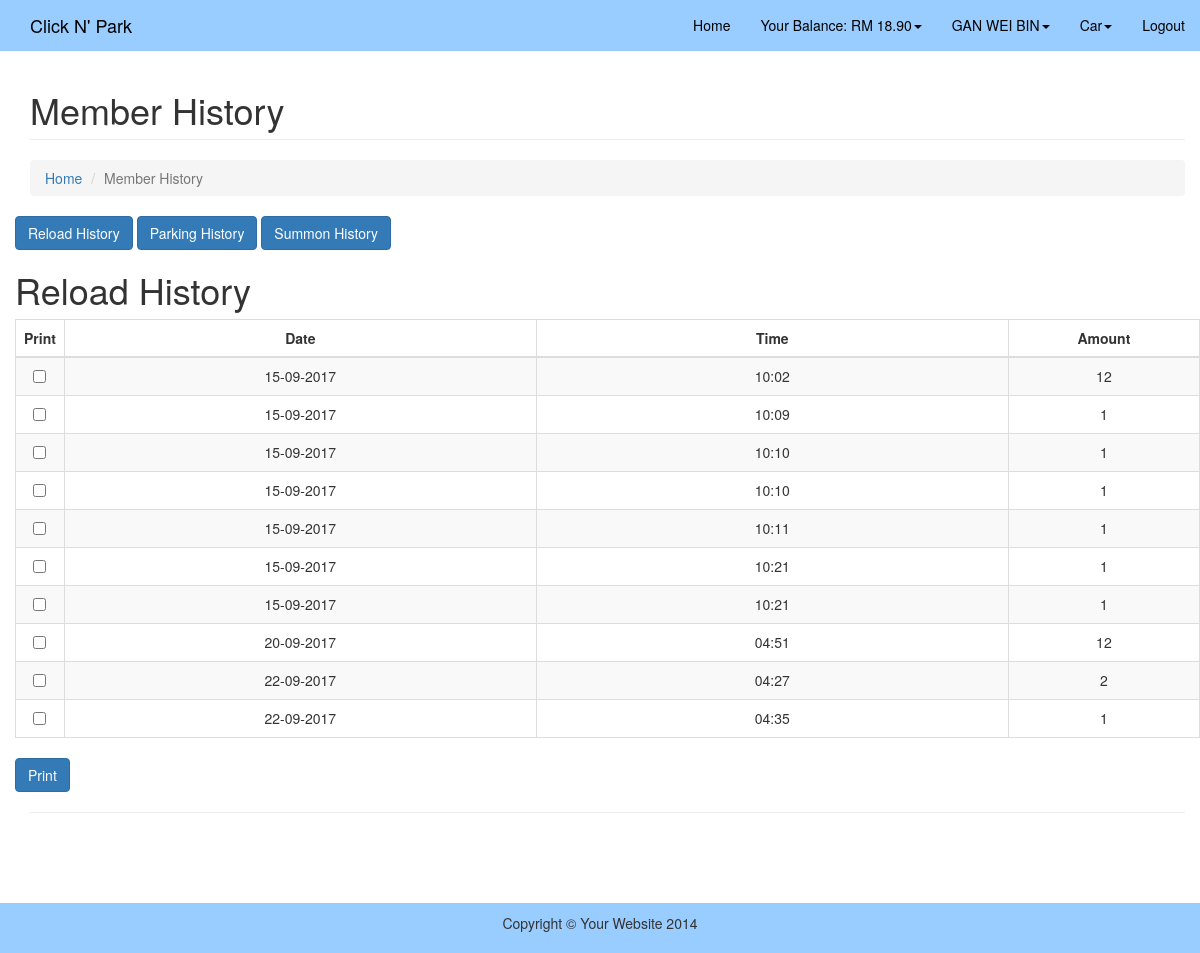
The app's page /digital_coupon/reload_history.php (signed in) with its own data.
### tables this page shows
CREATE TABLE `driver` (
  `Driver_ID` int(10) NOT NULL,
  `Driver_Name` varchar(50) NOT NULL,
  `Driver_IC` varchar(12) NOT NULL,
  `Driver_Address` varchar(50) NOT NULL,
  `Driver_Mobile` varchar(12) NOT NULL,
  `Driver_Email` varchar(50) NOT NULL,
  `Driver_Password` char(100) NOT NULL,
  `Driver_Postcode` varchar(20) NOT NULL,
  `Driver_Balance` float(5,2) NOT NULL,
  `driver_display` varchar(10) NOT NULL DEFAULT 'able',
  `Driver_state` int(11) NOT NULL,
  `Driver_city` int(11) NOT NULL
);

CREATE TABLE `topup` (
  `Topup_ID` int(11) NOT NULL,
  `Topup_Date` varchar(10) NOT NULL,
  `Topup_TIme` varchar(10) NOT NULL,
  `Topup_Amount` int(11) NOT NULL,
  `Driver_ID` int(11) NOT NULL
);

### digital_coupon/reload_history.php (the view, shortened to what this page needs)
<?php
include("connection.php");
$sess_memid = $_SESSION["sess_memid"];
$result = mysqli_query($conn, "SELECT * from Driver where Driver_ID = $sess_memid");
$row = mysqli_fetch_assoc($result);
?>
<!DOCTYPE html>
<html lang="en">
<head>
    <link href="css/bootstrap.min.css" rel="stylesheet">
    <link href="css/modern-business.css" rel="stylesheet">
    <link href="font-awesome/css/font-awesome.min.css" rel="stylesheet" type="text/css">
</head>
<body>
    <nav class="navbar navbar-inverse navbar-fixed-top" role="navigation">
        <div class="container">
            <div class="navbar-header">
                <a class="navbar-brand" href="services.php">Click N' Park</a>
            </div>
            <div class="collapse navbar-collapse" id="bs-example-navbar-collapse-1">
                <ul class="nav navbar-nav navbar-right">
                    <li>
                        <a href="services.php">Home</a>
                    </li>
                    <li class="dropdown">
                        <a href="#" class="dropdown-toggle" data-toggle="dropdown">Your Balance: RM <?php echo $row["Driver_Balance"] ?><b class="caret"></b></a>
                    </li>
                    <li class="dropdown">
                        <a href="#" class="dropdown-toggle" data-toggle="dropdown"><?php echo $row["Driver_Name"] ?><b class="caret"></b></a>
                    </li>
                    <li class="dropdown">
                        <a href="#" class="dropdown-toggle" data-toggle="dropdown">Car<b class="caret"></b></a>
                    </li>
                    <li>
                        <a href="index.php">Logout</a>
                    </li>
            </div>
        </div>
    </nav>
    <div class="container" style="margin-bottom:70px;">
        <div class="row">
            <div class="col-lg-12">
                <h1 class="page-header">Member History</h1>
                <ol class="breadcrumb">
					<li><a href="services.php">Home</a>
                    </li>
                    <li class="active">Member History</li>
                </ol>
            </div>
        </div>
        <div class="row">
        <input type="button" onclick="window.location = 'reload_history.php';" class="btn btn-primary" id="reload" value="Reload History"/>
        <input type="button" onclick="window.location = 'member_history.php';" class="btn btn-primary" id="parking" value="Parking History"/>
        <input type="button" onclick="window.location = 'summon_history.php';" class="btn btn-primary" id="summon" value="Summon History"/>
        <h1>Reload History</h1>
        <form method="get" action="print_reloadhis.php">
			<table class="table table-striped table-bordered" cellspacing="0" width="100%" id="reload_table">
                    <thead>
                    <tr>
                        <th>Print</th>
                        <th class="col-md-5 col-xs-5">Date</th>
                        <th class="col-md-5 col-xs-4">Time</th>
                        <th class="col-md-5 col-xs-4">Amount</th>
                    </tr>
                    </thead>
                    <tbody>
                    <?php
                    $result_reload =mysqli_query($conn, "SELECT * FROM topup where Driver_ID=$sess_memid");
                    while($show_reload = mysqli_fetch_assoc($result_reload))
                    {
                    ?>
                    <tr>
                        <td><input type="checkbox" name="print[]" id="print" value="<?php echo $show_reload["Topup_ID"] ?>"/></td>
                        <td><?php $reload_date = new DateTime($show_reload["Topup_Date"]);
                        echo $reload_date->format('d-m-Y'); ?></td>
                        <td><?php echo $show_reload["Topup_TIme"] ?></td>
                        <td><?php echo $show_reload["Topup_Amount"] ?></td>
                    </tr>
                    <?php } ?>
                      </tbody>
            </table>
            <input type="submit" name="printbtn" class="btn btn-primary" value="Print" id="printbtn"/>
            </form>
        </div>
        <hr>
    </div>
        <footer>
            <div class="row">
                <div class="col-lg-12">
                    <p>Copyright &copy; Your Website 2014</p>
                </div>
            </div>
        </footer>
</body>
</html>

### digital_coupon/css/modern-business.css (style rules this page uses)
html, body { height: 100%; }
body { padding-top: 50px; }
footer { position: absolute; right: 0; left: 0; padding: 1rem; background-color: #99ccff; text-align: center; }

### digital_coupon/reload_history.php (style rules this page uses)
table tr th,td { text-align:center; }

### records on screen
driver: Driver_Balance "18.90", Driver_Name "GAN WEI BIN"
topup: Topup_Date "15-09-2017", Topup_TIme "10:02", Topup_Amount "12"
topup: Topup_Date "15-09-2017", Topup_TIme "10:09", Topup_Amount "1"
topup: Topup_Date "15-09-2017", Topup_TIme "10:10", Topup_Amount "1"
topup: Topup_Date "15-09-2017", Topup_TIme "10:10", Topup_Amount "1"
topup: Topup_Date "15-09-2017", Topup_TIme "10:11", Topup_Amount "1"
topup: Topup_Date "15-09-2017", Topup_TIme "10:21", Topup_Amount "1"
topup: Topup_Date "15-09-2017", Topup_TIme "10:21", Topup_Amount "1"
topup: Topup_Date "20-09-2017", Topup_TIme "04:51", Topup_Amount "12"
topup: Topup_Date "22-09-2017", Topup_TIme "04:27", Topup_Amount "2"
topup: Topup_Date "22-09-2017", Topup_TIme "04:35", Topup_Amount "1"
